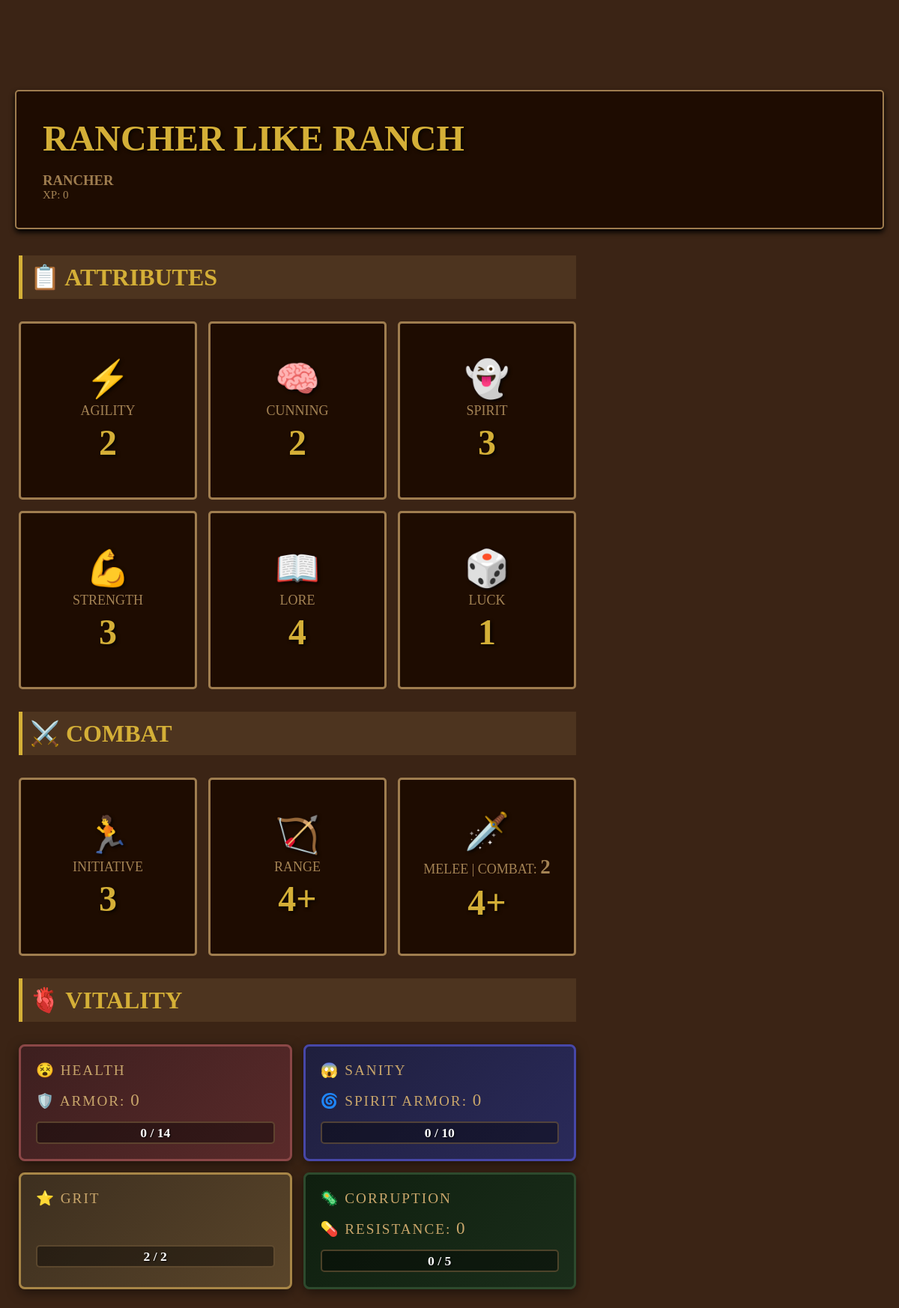
Before: /characters/character/27/ with the older database file.
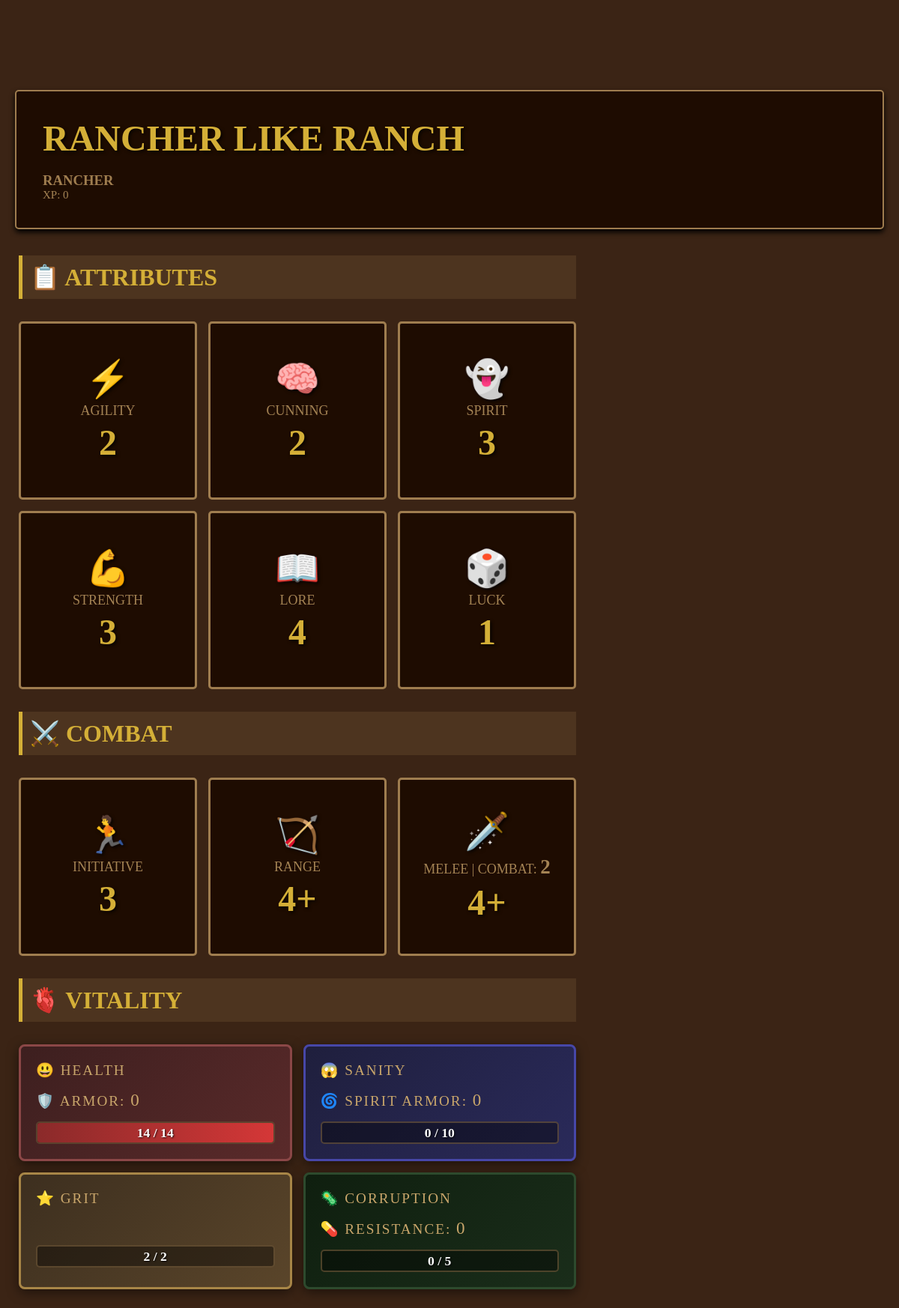
After: the same page with the newer database file.
### characters/models.py (models this page shows, shortened)
class CharacterSheet(models.Model):
    user = models.ForeignKey(
        settings.AUTH_USER_MODEL,
        on_delete=models.CASCADE
    )
    name = models.CharField(max_length=100, blank=True, default="Unnamed Hero")
    character_class = models.CharField(
        max_length=50,
        choices=[('marshall', 'Marshall'), ('gunslinger', 'Gunslinger'), ('rancher', 'Rancher')]
    )
    agility = models.IntegerField(default=0)
    cunning = models.IntegerField(default=0)
    spirit = models.IntegerField(default=0)
    strength = models.IntegerField(default=0)
    lore = models.IntegerField(default=0)
    luck = models.IntegerField(default=0)
    combat = models.IntegerField(default=0)
    max_grit = models.IntegerField(default=0)
    grit = models.IntegerField(default=0)
    calculated_grit = models.FloatField(default=0)
    range = models.IntegerField(default=0)
    melee = models.IntegerField(default=0)
    initiative = models.IntegerField(default=0)
    max_health = models.IntegerField(default=0)
    health = models.IntegerField(default=0)
    calculated_health = models.FloatField(default=0)
    defense = models.IntegerField(default=0)
    armor = models.IntegerField(default=0)
    max_sanity = models.IntegerField(default=0)
    sanity = models.IntegerField(default=0)
    calculated_sanity = models.FloatField(default=0)
    will_power = models.IntegerField(default=0)
    spirit_armor = models.IntegerField(default=0)
    max_corruption = models.IntegerField(default=0)
    corruption = models.IntegerField(default=0)
    calculated_corruption = models.FloatField(default=0)
    corruption_resistance = models.IntegerField(default=0)
    gold = models.IntegerField(default=0)
    dark_stone = models.IntegerField(default=0)
    xp = models.IntegerField(default=0)
    class_abilities = models.ManyToManyField(
        ClassAbility,
        blank=True,
    )
    abilities = models.ManyToManyField(Ability, blank=True)
    current_ability = models.ForeignKey(
        Ability,
        null=True,
        blank=True,
        on_delete=models.SET_NULL,
        related_name='active_for_characters'
    )

### characters/views.py (the view, shortened to what this page needs)
class CharacterDetailView(DetailView):
    model = CharacterSheet
    template_name = "characters/character_detail.html"
    context_object_name = 'character'

### templates/characters/character_detail.html (shortened to what this page needs)
{% extends 'base.html' %}
{% block content %}
<div class="page-container">
    <div class="Hero-Section">
        <h1>{{character.name}}</h1>
        <br>
        <h3>{{character.character_class}}</h3>
        <p>XP: {{character.xp}}</p>
    </div>
    <div class="two-column-section">
    <div class="left-column">
        <div class="banner">
            <h1>📋 Attributes</h1>
        </div>
        <div class="attribute-container">
             <div class="attribute-card">
                <h1>⚡️</h1>
                <p>agility</p>
                <h1>{{character.agility}}</h1>
             </div>
             <div class="attribute-card">
                <h1>🧠</h1>
                <p>Cunning</p>
                <h1>{{character.cunning}}</h1>
             </div>
             <div class="attribute-card">
                <h1>👻</h1>
                <p>spirit</p>
                <h1>{{character.spirit}}</h1>
             </div>
             <div class="attribute-card">
                <h1>💪</h1>
                <p>strength</p>
                <h1>{{character.strength}}</h1>
             </div>
             <div class="attribute-card">
                <h1>📖</h1>
                <p>lore</p>
                <h1>{{character.lore}}</h1>
             </div>
             <div class="attribute-card">
                <h1>🎲</h1>
                <p>luck</p>
                <h1>{{character.luck}}</h1>
             </div>
        </div>
        <div class="banner">
            <h1>⚔️ Combat</h1>
        </div>
        <div class="attribute-container">
             <div class="attribute-card">
                <h1>🏃</h1>
                <p>Initiative</p>
                <h1>{{character.initiative}}</h1>
             </div>
             <div class="attribute-card">
                <h1>🏹</h1>
                <p>Range</p>
                <h1>{{character.range}}+</h1>
             </div>
             <div class="attribute-card">
                <h1>🗡️</h1>
                <p>Melee | combat:  <span style="font-size: 1.5em; font-weight: bold;">{{character.combat}}</span> </p>
                <h1>{{character.melee}}+</h1>
             </div>
        </div>
        <div class="banner">
            <h1>🫀 Vitality</h1>
        </div>
        <div class="vitality-container">
            <div class="vital-card" id="health-card" style="position: relative;">
                <div class="vital-label" id="health_emoji">
                    {% if character.calculated_health == 0 %}
                        😵
                    {% elif character.calculated_health <= 30 %}
                        🤕
                    {% elif character.calculated_health <= 60 %}
                        🫤
                    {% elif character.calculated_health <= 90 %}
                        🙂
                    {% else %}
                        😃
                    {% endif %}
                    Health
                </div>
                <div class="vital-label">🛡️ Armor: <span style="font-size: 1.2em;">{{character.armor}}</span></div>
                <div class="vital-bar">
                    <div class="vital-fill" id = "health_bar" style="width:{{character.calculated_health}}%"></div>
                    <div class="vital-text" id="health_stat">{{character.health}} / {{character.max_health}}</div>
                </div>
            </div>
            <div class="vital-card sanity">
                <div class="vital-label" id="sanity_emoji">{% if character.calculated_sanity == 0 %}
                        😱
                    {% elif character.calculated_sanity <= 30 %}
                        😨
                    {% elif character.calculated_sanity <= 60 %}
                        😧
                    {% elif character.calculated_sanity <= 90 %}
                        😐️
                    {% else %}
                        😃
                    {% endif %} Sanity
                </div>
                <div class="vital-label">🌀 Spirit Armor: <span style="font-size: 1.2em;">{{character.spirit_armor}}</span></div>
                <div class="vital-bar">
                    <div class="vital-text" id="sanity_stats">{{character.sanity}} / {{character.max_sanity}}</div>
                </div>
            </div>
            <div class="vital-card grit">
                <div class="vital-label">⭐️ Grit</div>
                <br>
                <br>
                <div class="vital-bar">
                    <div class="vital-text" id="grit_stats">{{character.grit}} / {{character.max_grit}}</div>
                </div>
            </div>
            <div class="vital-card corruption">
                <div class="vital-label">🦠 Corruption</div>
                <div class="vital-label">💊 Resistance: <span style="font-size: 1.2em;">{{character.corruption_resistance}}</span></div>
                <div class="vital-bar">
                    <div class="vital-text" id="corruption_stats">{{character.corruption}} / {{character.max_corruption}}</div>
                </div>
            </div>
        </div>
    </div>
    <div class="right-column">
    </div>
</div>
</div>
{% endblock content %}

### templates/base.html (shortened to what this page needs)
{% load static %}
<!Doctype html>
<html>
  <head>
    <link rel="stylesheet" href="{% static 'css/base.css' %}">
  </head>
  <header>
    <div class="navbar-spacer"></div>
  </header>
  <body>
    <main>
      {% block content %}{% endblock content %}
    </main>
  </body>
</html>

### static/css/base.css (style rules this page uses)
* { margin: 0; padding: 0; box-sizing: border-box; }
:root { --dark-brown:#1e0c01; --medium-brown:#321601; --background-color:#3b2415; --boarder-color:#9f7d4f; --boarder-hover-color:#d4af37; --hover-box-shadow:rgba(212,175,55,0.3); --title-color:#d4af37; --text-color:#a48354; --text-hover-color:#d4af37; --nav-link-bg:rgba(139,111,71,0.2); --nav-link-hover-bg:rgba(212,175,55,0.3); --red-text: #ff6b6b; --red-background:rgba(139,71,71,0.3); --red-boarder:#8b4747; --red-hover-text:#ff8787; --red-hover-background:rgba(139,71,71,0.5); --red-hover-boarder:#d47; --hover-red-box-shadow:rgba(224, 44, 44, 0.3); --banner-background:rgba(148, 117, 73, 0.2); --health-background-light:rgba(110, 27, 27, 0.4); --health-background-dark:rgba(97, 25, 25, 0.4); }
body { font-family: 'Georgia', 'Times New Roman', serif; overflow-x: hidden; background-color: var(--background-color); overflow-y: scroll; scrollbar-width: none; }
.page-container { display: flex; flex-direction: column; margin: 20px; width: calc(100% - 40px); height: calc(100% - 40px); gap: 30px; }
.navbar-spacer { height: 100px; }
.Hero-Section { background-color: var(--dark-brown); border: 2px solid var(--boarder-color); border-radius: 5px; padding: 35px; box-shadow: 0 4px 7px black; }
.Hero-Section h1 { font-size: 3em; color: var(--title-color); font-weight: bold; text-transform: uppercase; text-shadow: 2px 2px 4px rgba(0,0,0,0.8); }
.Hero-Section h3 { color: var(--boarder-color); font-weight: bold; text-transform: uppercase; }
.Hero-Section p { font-size: 15px; color: var(--text-color); }
.two-column-section { display: grid; grid-template-columns: 1fr 1fr; gap: 30px; width: 100%; }
.left-column { display: flex; flex-direction: column; padding:5px; gap: 30px; }
.right-column { display: flex; flex-direction: column; gap: 30px; }
.banner { padding: 10px; background-color: var(--banner-background); color: var(--title-color); font-weight: bold; text-transform: uppercase; border-left: 5px solid var(--title-color); }
.attribute-container { position: relative; justify-self: center; display: grid; grid-template-columns: repeat(3, 1fr); max-width: 800px; gap:15px; }
.attribute-card { display: flex; flex-direction: column; align-items: center; justify-content: center; padding:20px; gap: 4px; aspect-ratio: 1 / 1; border: 3px solid var(--boarder-color); border-radius: 5px; background-color: var(--dark-brown); transition: all 0.4s ease; }
.attribute-card h1 { font-size: 3em; color: var(--title-color); font-weight: bold; text-transform: uppercase; text-shadow: 2px 2px 4px rgba(0,0,0,0.8); }
.attribute-card p { font-size: 18px; text-transform: uppercase; color: var(--text-color); }
.vitality-container { position: relative; justify-self: center; display: grid; grid-template-columns: repeat(2, 1fr); max-width: 800px; gap:15px; }
.vital-card { background: linear-gradient(135deg, #3d1f1f 0%, #5a2a2a 100%); border: 3px solid #8b4747; border-radius: 8px; padding: 20px; box-shadow: 0 4px 15px rgba(0,0,0,0.5); position: relative; }
.vital-card.sanity { background: linear-gradient(135deg, #1f1f3d 0%, #2a2a5a 100%); border-color: #4747a8; }
.vital-card.grit { background: linear-gradient(135deg, #3d2f1f 0%, #5a452a 100%); border-color: #a88647; }
.vital-card.corruption { background: linear-gradient(135deg, #0f1f0f 0%, #1a2d1a 100%); border-color: #2d4a2d; }
.vital-label { font-size: 1.2em; color: #c9a66b; text-transform: uppercase; letter-spacing: 2px; margin-bottom: 15px; }
.vital-bar { width: 100%; height: 30px; background: rgba(0,0,0,0.4); border: 2px solid rgba(139,111,71,0.5); border-radius: 5px; overflow: hidden; position: relative; }
.vital-fill { height: 100%; background: linear-gradient(90deg, #8b2a2a, #d43737); transition: width 0.3s ease; position: relative; }
.vital-text { position: absolute; top: 50%; left: 50%; transform: translate(-50%, -50%); z-index: 10; font-weight: bold; color: white; text-shadow: 1px 1px 2px rgba(0,0,0,0.8); font-size: 1.1em; }

Changed rows visible on the page:
changed CharacterSheet "RANCHER LIKE RANCH": calculated_health 0 → 100 (drawn); health "0" → "14"
